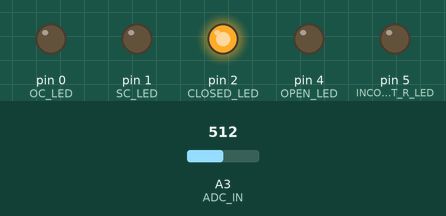
This sketch was run on a simulated Arduino Uno, built with avr-gcc and run on an emulated ATmega328P. Parts: output pins drawn as LEDs (lit = HIGH). The inputs (shaded band) are chosen by the test bench; at power-on: A3 (ADC_IN) = 512.

Above: at 1.2 s.
1.3 s: A3 (ADC_IN) set to 705
2.8 s: A3 (ADC_IN) set to 732
At 3.7 s:
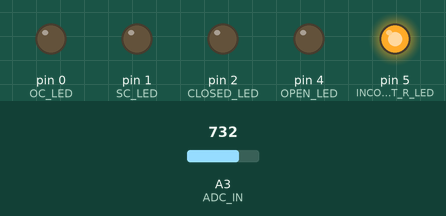
Timing chart, 0 to 5.8 s (numbered marks = the images above; inputs shaded):
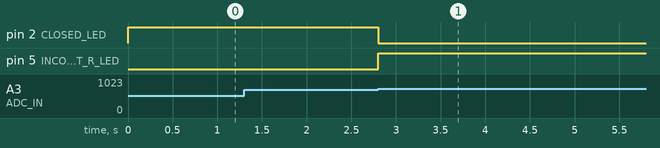

Measured:
- the behaviour switches between 715 and 716 on A3 (ADC_IN) (found by bisection; images 0 and 1)
- after the input at 1.3 s, every drawn part: stays the same
- after the input at 2.8 s, pin 2 (CLOSED_LED): HIGH → LOW at once; pin 5 (INCORRECT_R_LED): LOW → HIGH at once

The sketch:

alarm-wire-display.ino
```cpp
// !!!!! Remember to update me before flashing !!!!!
// Display type
// NO = normally open, NC = normally closed, Dual = dual EOL resistor
#define MODE NC


// I/O pin assignments

#define CLOSED_LED 2
#define OPEN_LED 4
#define OC_LED 0
#define SC_LED 1
#define INCORRECT_R_LED 5

#define ADC_IN 3

// Voltage threshold values for each display type
// The ATtiny has a 10-bit ADC over 5V-0V so the numbers are scaled by:
// (voltage)/5V * (2^10-1)

namespace NO{
  constexpr int closed_upper = 1.6/5.0 * 1023;
  constexpr int closed_lower = 0.8/5.0 * 1023;
  constexpr int open_upper = 0.5/5.0 * 1023;
  constexpr int open_lower = 0/5.0 * 1023;
  constexpr int oc_upper = 2.4/5.0 * 1023;
  constexpr int oc_lower = 1.6/5.0 * 1023;
  constexpr int sc_upper = -1;
  constexpr int sc_lower = -1;
}

namespace NC{
  constexpr int closed_upper = 3.5/5.0 * 1023;
  constexpr int closed_lower = 2.5/5.0 * 1023;
  constexpr int open_upper = 2.5/5.0 * 1023;
  constexpr int open_lower = 1.5/5.0 * 1023;
  constexpr int oc_upper = -1;
  constexpr int oc_lower = -1;
  constexpr int sc_upper = 0.5/5.0 * 1023;
  constexpr int sc_lower = 0/5.0 * 1023;
}

namespace Dual{
  constexpr int closed_upper = 1.4/5.0 * 1023;
  constexpr int closed_lower = 1/5.0 * 1023;
  constexpr int open_upper = 1/5.0 * 1023;
  constexpr int open_lower = 0.6/5.0 * 1023;
  constexpr int oc_upper = 2.2/5.0 * 1023;
  constexpr int oc_lower = 1.8/5.0 * 1023;
  constexpr int sc_upper = 0.5/5.0 * 1023;
  constexpr int sc_lower = 0/5.0 * 1023;
}

void setup() {
  // Display LEDs
  pinMode(CLOSED_LED, OUTPUT);
  pinMode(OPEN_LED, OUTPUT);
  pinMode(OC_LED, OUTPUT);
  pinMode(SC_LED, OUTPUT);
  pinMode(INCORRECT_R_LED, OUTPUT);

  // Voltage sense
  pinMode(ADC_IN, INPUT);
}

void loop() {
  // Read the voltage and set the state accordingly

  int voltage = analogRead(ADC_IN);

  int state = 0; // closed, open, oc, sc, incorrect r

  if(voltage > MODE::closed_lower && voltage < MODE::closed_upper){
    state = 1; // closed
  } else if(voltage > MODE::open_lower && voltage < MODE::open_upper){
    state = 2; // open
  } else if(voltage > MODE::oc_lower && voltage < MODE::oc_upper){
    state = 3; // oc
  } else if(voltage > MODE::sc_lower && voltage < MODE::sc_upper){
    state = 4; // sc
  } else {
    state = 5; // incorrect r
  }

  // Turn on the LED for the state we're in and turn off all others

  digitalWrite(CLOSED_LED, state == 1 ? HIGH : LOW);
  digitalWrite(OPEN_LED, state == 2 ? HIGH : LOW);
  digitalWrite(OC_LED, state == 3 ? HIGH : LOW);
  digitalWrite(SC_LED, state == 4 ? HIGH : LOW);
  digitalWrite(INCORRECT_R_LED, state == 5 ? HIGH : LOW);
}
```
